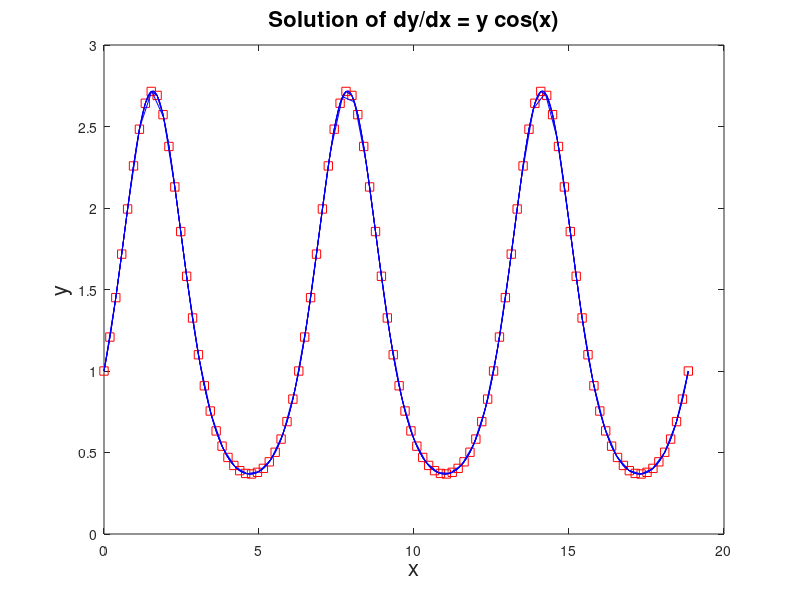

Here is the MATLAB script that generated this plot:
% Runge-Kurra fourth order method for numerical ODE solutions
% In this example we use the ODE dy/dx = y*cos(x) to check that the error
% is order h^4

clear
close all

nmat = [50 100 200 400];
f = @(x,y) y*cos(x);
g = @(x) exp(sin(x));

% A nice, fine mesh
xfine = linspace(0, 6*pi, 100);  

figure(1)
plot(xfine, g(xfine), 'rs-')
hold on

for j = 1:length(nmat)    
    tic    
    n = nmat(j);  
    
    x = linspace(0, 6*pi, n);
    % Discretization size 
    h = x(2) - x(1);  
    
    % Initial value
    y(1) = 1;                   
    
    for k = 2:n
        k1 = f(x(k-1), y(k-1));
        k2 = f(x(k-1) + h/2, y(k-1) + h/2*k1);
        k3 = f(x(k-1) + h/2, y(k-1) + h/2*k2);
        k4 = f(x(k-1) + h, y(k-1) + h*k3);
        
        y(k) = y(k-1) + h/6*(k1 + 2*k2 + 2*k3 + k4);
    end
    
    plot(x, y, 'b')
    drawnow
    
    err(j) = norm(g(x) - y, inf);   
    disp(['When n = ', num2str(n), ' the error is ', num2str(err(j))]); 
    
    time(j) = toc;
end

hold off
xlabel('x', 'FontSize', 16)
ylabel('y', 'FontSize', 16)
title('Solution of dy/dx = y cos(x)', 'Fontsize', 16)


